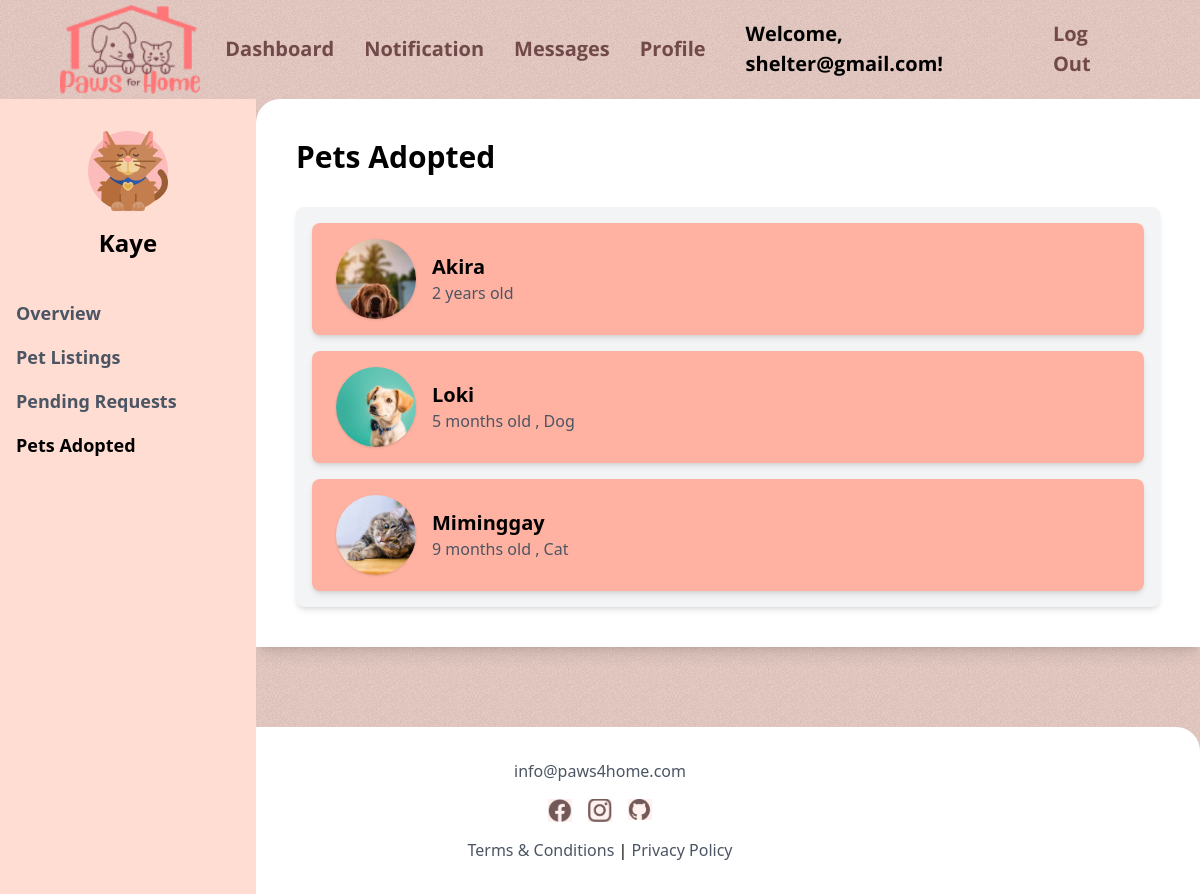
Before: /petsadopted/ (signed in) with the older database file.
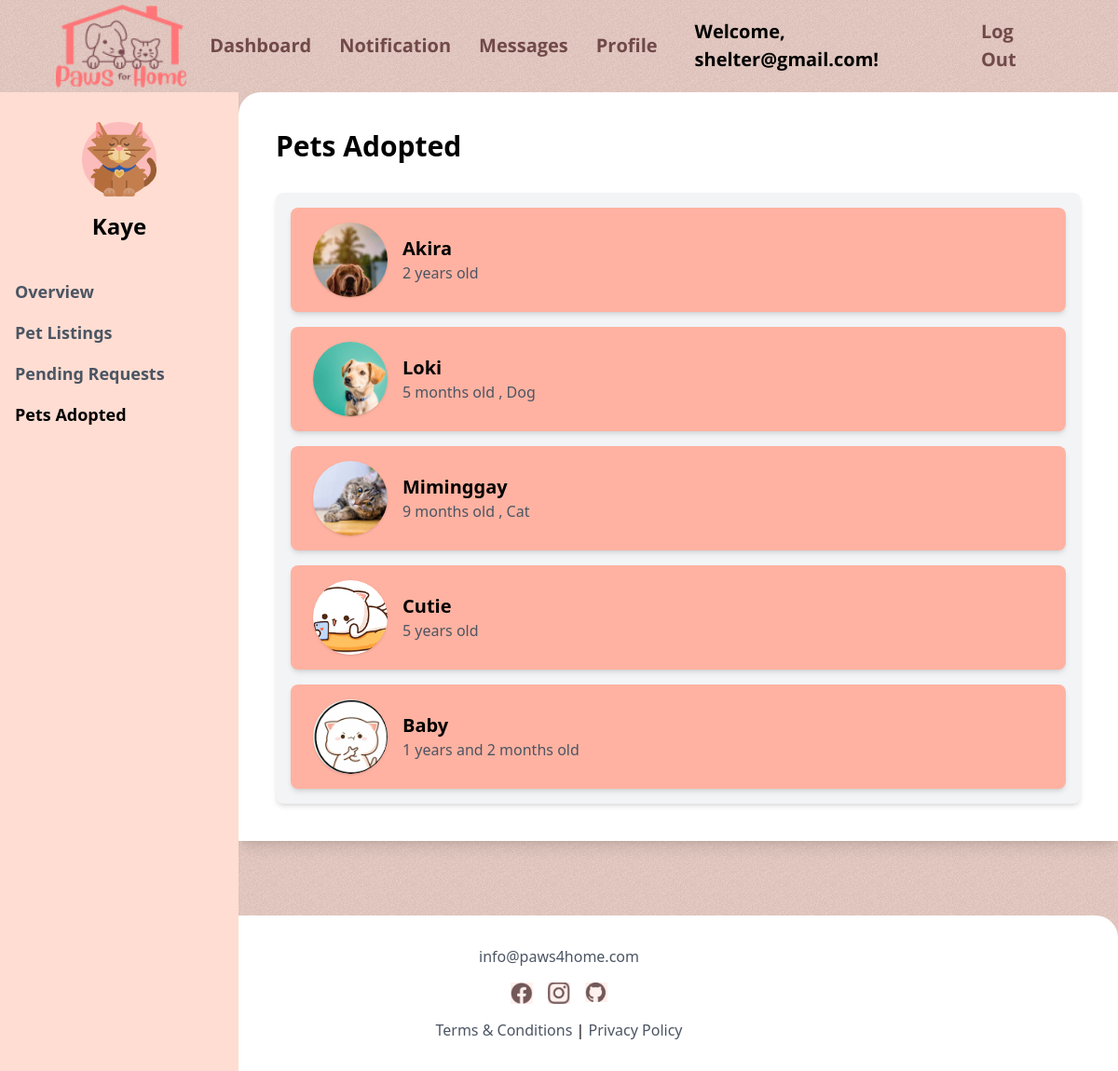
After: the same page with the newer database file.
### pets/models.py (models this page shows, shortened)
class Pet(models.Model):
    STATUS_CHOICES = [
        (1, 'Available'),
        (2, 'Adopted'),
    ]
    name = models.CharField(max_length=100)
    image = models.ImageField(upload_to='pets/', default='pets/default_pet.jpg')
    type = models.CharField(max_length=100)
    age_years = models.IntegerField(default=0)
    age_months = models.IntegerField(default=0)
    description = models.TextField()
    adoption_fee = models.DecimalField(max_digits=10, decimal_places=2)
    status = models.IntegerField(choices=STATUS_CHOICES, default=1)
    created_at = models.DateTimeField(auto_now_add=True)
    owner = models.ForeignKey(settings.AUTH_USER_MODEL, on_delete=models.CASCADE, null=True)

### pets/views.py (the view)
# urls.py: path('petsadopted/',petsadopted, name='petsadopted'),
@login_required
def petsadopted(request):
    pets = Pet.objects.filter(owner=request.user, status=2) #dapat mu check sa adoption history since ang owner is ang new adopter
    return render(request, 'shelterdashboard/petsadopted.html', {'pets': pets})

### main/templates/shelterdashboard/petsadopted.html (shortened to what this page needs)
{% extends "index.html" %}
{% block contents %}
<script src="https://cdn.tailwindcss.com"></script>
{% load static %}
<link rel="stylesheet" href="{% static 'css/landing_page.css' %}">
<body class="bg-[#FFDDD2] font-sans min-h-screen flex flex-col">
  <div class="flex flex-grow">
    <aside class="bg-[#FFDDD2] w-64 py-8 px-4 flex flex-col fixed h-screen">
      <div class="flex items-center justify-center">
        <img src="{% static 'images/shelterlogo.png' %}" alt="Shelter Logo" class="h-20">
      </div>
      <h1 class="text-2xl font-bold text-center mt-4">{{ request.user.first_name }}</h1>
      <nav class="mt-10">
        <ul class="space-y-4">
          <li><a href="{% url 'main:shelterdashboard' %}" class="block text-lg text-gray-600 hover:text-[#F2968F] font-bold">Overview</a></li>
          <li><a href="{% url 'main:pet_listings' %}" class="block text-lg text-gray-600 hover:text-[#F2968F] font-bold">Pet Listings</a></li>
          <li><a href="{% url 'main:pending_requests' %}" class="block text-lg text-gray-600 hover:text-[#F2968F] font-bold">Pending Requests</a></li>
          <li><a href="{% url 'main:petsadopted' %}" class="block text-lg text-black font-bold">Pets Adopted</a></li>
        </ul>
      </nav>
    </aside>
    <main class="flex-grow bg-white ml-64 p-10 rounded-tl-3xl shadow-lg max-w-[90%] xl:max-w-[85%] mx-auto">
      <h3 class="text-3xl font-bold mb-8">Pets Adopted</h3>
      <div class="bg-gray-100 rounded-lg shadow-md overflow-hidden p-4">
        <ul class="space-y-4">
          {% for pet in pets %}
            <li class="bg-[#FFB2A1] rounded-lg px-6 py-4 flex items-center justify-between shadow-md">
              <div class="flex items-center space-x-4">
                <img src="{{ pet.image.url }}" alt="{{ pet.name }}" class="h-20 w-20 object-cover rounded-full shadow">
                <div>
                  <h4 class="text-xl font-bold">{{ pet.name }}</h4>
                  <p class="text-gray-600">
                    {% if pet.age_years > 0 %}
                        {{ pet.age_years }} years{% if pet.age_months > 0 %} and {{ pet.age_months }} months{% endif %} old
                    {% else %}
                        {{ pet.age_months }} months old , {{ pet.type }}
                    {% endif %}
                  </p>
                </div>
              </div>
            </li>
          {% empty %}
            <p class="text-gray-500 p-4">No pets have been adopted yet.</p>
          {% endfor %}
        </ul>
      </div>
    </main>
  </div>
</body>
{% endblock contents %}

Changed rows visible on the page:
added Pet: image (picture), name "Cutie", age_years "5"
added Pet: image (picture), name "Baby", age_years "1", age_months "2"
